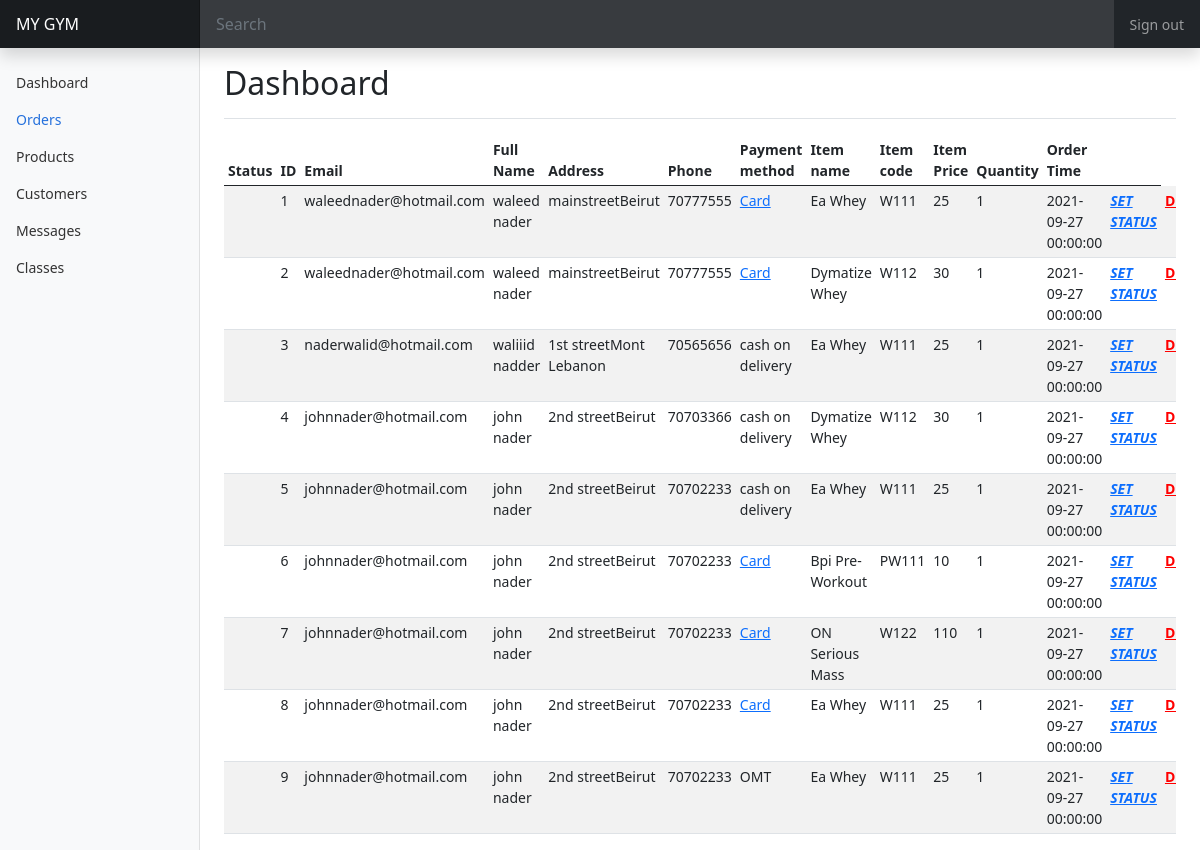
The app's page /Admin/orders.php (signed in) with its own data.
### tables this page shows
CREATE TABLE IF NOT EXISTS `orders` (
  `id` int NOT NULL AUTO_INCREMENT,
  `firstname` varchar(60) NOT NULL,
  `lastname` varchar(60) NOT NULL,
  `email` varchar(255) NOT NULL,
  `address` varchar(50) NOT NULL,
  `province` varchar(255) NOT NULL,
  `phone` int NOT NULL,
  `paymentMethod` varchar(255) NOT NULL,
  `name` varchar(254) NOT NULL,
  `code` varchar(254) NOT NULL,
  `price` int NOT NULL,
  `quantity` int NOT NULL,
  `type` varchar(255) NOT NULL,
  `time` datetime NOT NULL,
  `cardInfo` varchar(255) NOT NULL,
  `status` varchar(254) NOT NULL,
  PRIMARY KEY (`id`)
);

### Admin/orders.php (the view, shortened to what this page needs)
<!doctype html>
<html lang="en">
  <head>
<link href="../CSS/bootstrap.css" rel="stylesheet">
    <link href="../CSS/dashboard.css" rel="stylesheet">
  </head>
  <body>
<header class="navbar navbar-dark sticky-top bg-dark flex-md-nowrap p-0 shadow">
  <a class="navbar-brand col-md-3 col-lg-2 me-0 px-3" href="#">MY GYM</a>
  <input class="form-control form-control-dark w-100" type="text" id="searchBar" placeholder="Search" aria-label="Search">
  <div class="navbar-nav">
    <div class="nav-item text-nowrap">
    <a class="nav-link px-3" href="./LI_LO/logout.php">Sign out</a>
    </div>
  </div>
</header>
<div class="container-fluid">
  <div class="row">
    <nav id="sidebarMenu" class="col-md-3 col-lg-2 d-md-block bg-light sidebar collapse">
      <div class="position-sticky pt-3">
        <ul class="nav flex-column">
          <li class="nav-item">
            <a class="nav-link" aria-current="page" href="index.php">
              Dashboard
            </a>
          </li>
          <li class="nav-item">
            <a class="nav-link active" href="orders.php">
              Orders
            </a>
          </li>
          <li class="nav-item">
            <a class="nav-link" href="products.php">
              Products
            </a>
          </li>
          <li class="nav-item">
            <a class="nav-link" href="customers.php">
              Customers
            </a>
          </li>
          <li class="nav-item">
            <a class="nav-link" href="messages.php">
              Messages
            </a>
          </li>
          <li class="nav-item">
            <a class="nav-link" href="classes.php">
              Classes
            </a>
          </li>
        </ul>
      </div>
    </nav>
    <main class="col-md-9 ms-sm-auto col-lg-10 px-md-4">
      <div class="d-flex justify-content-between flex-wrap flex-md-nowrap align-items-center pt-3 pb-2 mb-3 border-bottom">
        <h1 class="h2">Dashboard</h1>
      </div>
      <div class="table-responsive">
        <table class="table table-striped table-sm">
          <thead>
            <tr>
              <th scope="col">Status</th>
              <th scope="col">ID</th>
              <th scope="col">Email</th>
              <th scope="col">Full Name</th>
              <th scope="col">Address</th>
              <th scope="col">Phone</th>
              <th scope="col">Payment method</th>
              <th scope="col">Item name</th>
              <th scope="col">Item code</th>
              <th scope="col">Item Price</th>
              <th scope="col">Quantity</th>
              <th scope="col">Order Time</th>
              <th scope="col"></th>
            </tr>
          </thead>
          <tbody id="container">
      <?php
       $link = mysqli_connect("localhost", "root", "", "mygym") or die("Error connecting to DB");
$query = "SELECT * FROM orders" ;
$results = mysqli_query($link, $query);
while($row = mysqli_fetch_assoc($results)){ ?>
<form method='POST'>
            <tr <?php if($row['status']=="Not available"){ echo"style='background-color:red;'"; }
                       if($row['status']=="Done"){ echo"style='background-color:green;'"; } ?>>
              <td><?php echo($row['status']); ?></td>
              <td><?php echo($row['id']); ?></td>
              <td><?php echo($row['email']); ?></td>
              <td><?php echo($row['firstname']." ".$row['lastname']); ?></td>
              <td><?php echo($row['address']);echo($row['province']); ?></td>
              <td><?php echo($row['phone']); ?></td>
              <td><?php if($row['paymentMethod']=='card'){ echo"<a href='#cardModal' class='ccn' data-bs-toggle='modal' data-bs-target='#cardModal' data-id_cc='"."$row[id]"."'>Card</a>";}else{ echo($row['paymentMethod']); }  ?></td>
              <td><?php echo($row['name']); ?></td>
              <td><?php echo($row['code']); ?></td>
              <td><?php echo($row['price']); ?></td>
              <td><?php echo($row['quantity']); ?></td>
              <td><?php echo($row['time']); ?></td>
<td><a href="#EditModal" class="edit" data-bs-toggle="modal">
						<b><i class="material-icons update" data-toggle="tooltip"
							data-id="<?php echo $row['id']; ?>"
							data-email="<?php echo $row['email']; ?>"
              data-status="<?php echo $row['status']; ?>"
														title="Edit">SET STATUS</i></b></a></td>
            <td><a href="#staticBackdropLive" data-bs-toggle="modal" data-bs-target="#staticBackdropLive" style="color:red;">
              <b class="delete" data-toggle="tooltip" data-id_d="<?php echo $row['id']; ?>">DELETE</b></a></td>
</tr>
</form>
<?php
}
?>
          </tbody>
        </table>
      </div>
    </div>
</div>
</body>
</html>

### CSS/dashboard.css (style rules this page uses)
body { font-size: .875rem; }
.sidebar { position: fixed; top: 0; bottom: 0; left: 0; z-index: 100; padding: 48px 0 0; box-shadow: inset -1px 0 0 rgba(0, 0, 0, .1); }
.sidebar .nav-link { font-weight: 500; color: #333; }
.sidebar .nav-link.active { color: #2470dc; }
.navbar-brand { padding-top: .75rem; padding-bottom: .75rem; font-size: 1rem; background-color: rgba(0, 0, 0, .25); box-shadow: inset -1px 0 0 rgba(0, 0, 0, .25); }
.navbar .form-control { padding: .75rem 1rem; border-width: 0; border-radius: 0; }
.form-control-dark { color: #fff; background-color: rgba(255, 255, 255, .1); border-color: rgba(255, 255, 255, .1); }

### records on screen
orders: id "1", email "waleednader@hotmail.com", firstname "waleed", lastname "nader", address "mainstreet", province "Beirut", phone "70777555", name "Ea Whey", code "W111", price "25", quantity "1", time "2021-09-27 00:00:00"
orders: id "2", email "waleednader@hotmail.com", firstname "waleed", lastname "nader", address "mainstreet", province "Beirut", phone "70777555", name "Dymatize Whey", code "W112", price "30", quantity "1", time "2021-09-27 00:00:00"
orders: id "3", email "naderwalid@hotmail.com", firstname "waliiid", lastname "nadder", address "1st street", province "Mont Lebanon", phone "70565656", paymentMethod "cash on delivery", name "Ea Whey", code "W111", price "25", quantity "1", time "2021-09-27 00:00:00"
orders: id "4", email "johnnader@hotmail.com", firstname "john", lastname "nader", address "2nd street", province "Beirut", phone "70703366", paymentMethod "cash on delivery", name "Dymatize Whey", code "W112", price "30", quantity "1", time "2021-09-27 00:00:00"
orders: id "5", email "johnnader@hotmail.com", firstname "john", lastname "nader", address "2nd street", province "Beirut", phone "70702233", paymentMethod "cash on delivery", name "Ea Whey", code "W111", price "25", quantity "1", time "2021-09-27 00:00:00"
orders: id "6", email "johnnader@hotmail.com", firstname "john", lastname "nader", address "2nd street", province "Beirut", phone "70702233", name "Bpi Pre-Workout", code "PW111", price "10", quantity "1", time "2021-09-27 00:00:00"
orders: id "7", email "johnnader@hotmail.com", firstname "john", lastname "nader", address "2nd street", province "Beirut", phone "70702233", name "ON Serious Mass", code "W122", price "110", quantity "1", time "2021-09-27 00:00:00"
orders: id "8", email "johnnader@hotmail.com", firstname "john", lastname "nader", address "2nd street", province "Beirut", phone "70702233", name "Ea Whey", code "W111", price "25", quantity "1", time "2021-09-27 00:00:00"
orders: id "9", email "johnnader@hotmail.com", firstname "john", lastname "nader", address "2nd street", province "Beirut", phone "70702233", paymentMethod "OMT", name "Ea Whey", code "W111", price "25", quantity "1", time "2021-09-27 00:00:00"
